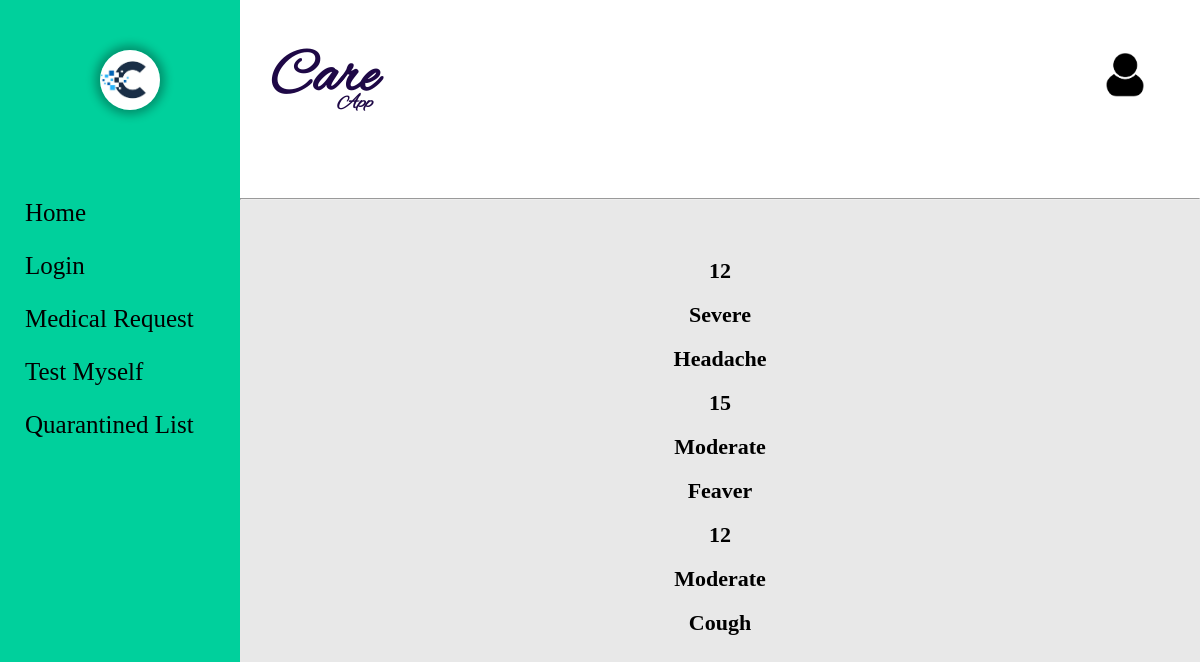
Page /ViewRequest.php on the committed database.
### tables this page shows
CREATE TABLE `mrequest` (
  `MR_id` int(5) NOT NULL,
  `L_id` int(5) NOT NULL,
  `Reason` varchar(20) NOT NULL,
  `Urgency` varchar(10) NOT NULL,
  `Date` varchar(12) NOT NULL,
  `status` tinyint(1) NOT NULL DEFAULT 1
);

### ViewRequest.php (the view, shortened to what this page needs)
<!DOCTYPE html>
<html lang="en">
<head>
	<link rel="stylesheet" type="text/css" href="css\registration.css" />
</head>
<body>
<?php require("Leftbar.php"); ?>
<div class="right_cont" style="{background-color: rgb(232, 232, 232);}">
	<?php require("Topbar.php"); ?>
	<center>
    <form >
	<?php
					$con=mysqli_connect("localhost","root","","care_app")or die("couldn't connect");
					$query="select * from mrequest";
					$result =mysqli_query($con,$query);
					while($row=mysqli_fetch_array($result))
					{?>
						<h2><?php echo $row['L_id'] ?></h2><br>
						<h2><?php echo $row['Urgency'] ?></h2><br>
						<h2><?php echo $row['Reason'] ?></h2><br>
					<?php
					}
				?>
        <br>
	</form>
</center>
	</div>
</body>
</html>

### css/registration.css (style rules this page uses)
body { background-color:whitesmoke; background-attachment:fixed; margin: 0px; }

### css/home.css (style rules this page uses)
* { margin:0; padding:0; transition: .5s ease-out; }
h2 { font-size: 22px; }
.right_cont { width:80%; height:100vh; float:left; background-color: white; }

### ViewRequest.php (style rules this page uses)
div.right_cont { background-color: rgb(232, 232, 232);; }
form { margin:6%; }

### rows in the picture
mrequest: L "12", Urgency "Severe", Reason "Headache"
mrequest: L "15", Urgency "Moderate", Reason "Feaver"
mrequest: L "12", Urgency "Moderate", Reason "Cough"
